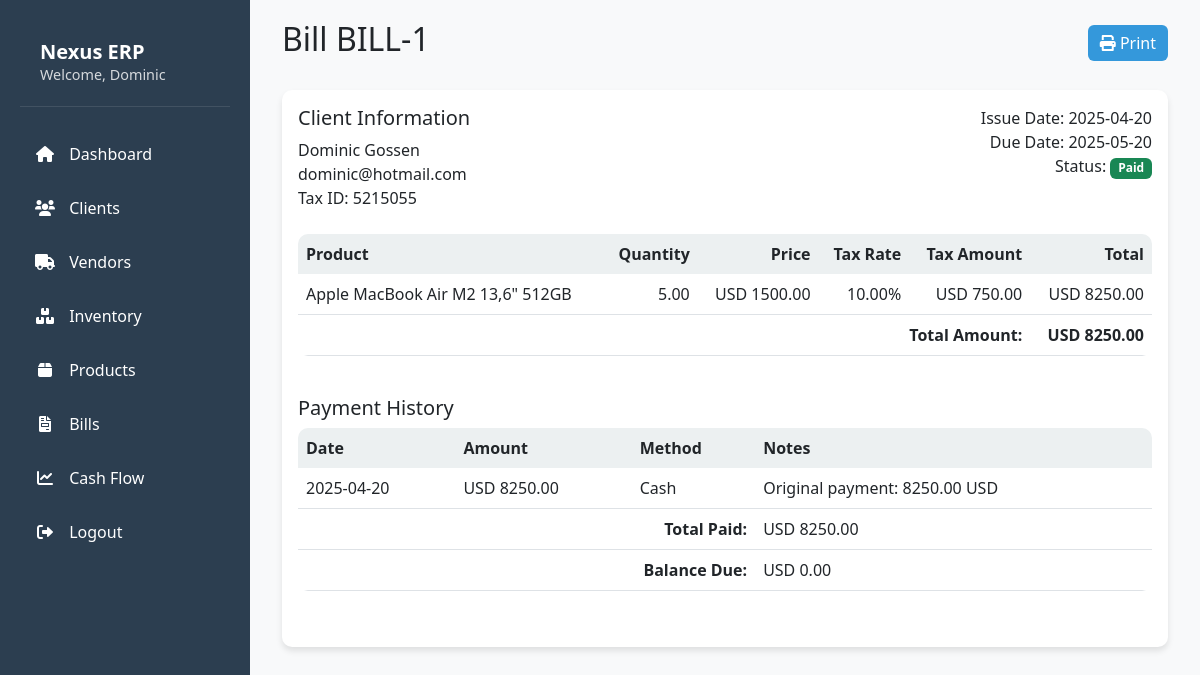
The app's page /bill/1 (signed in), older data.
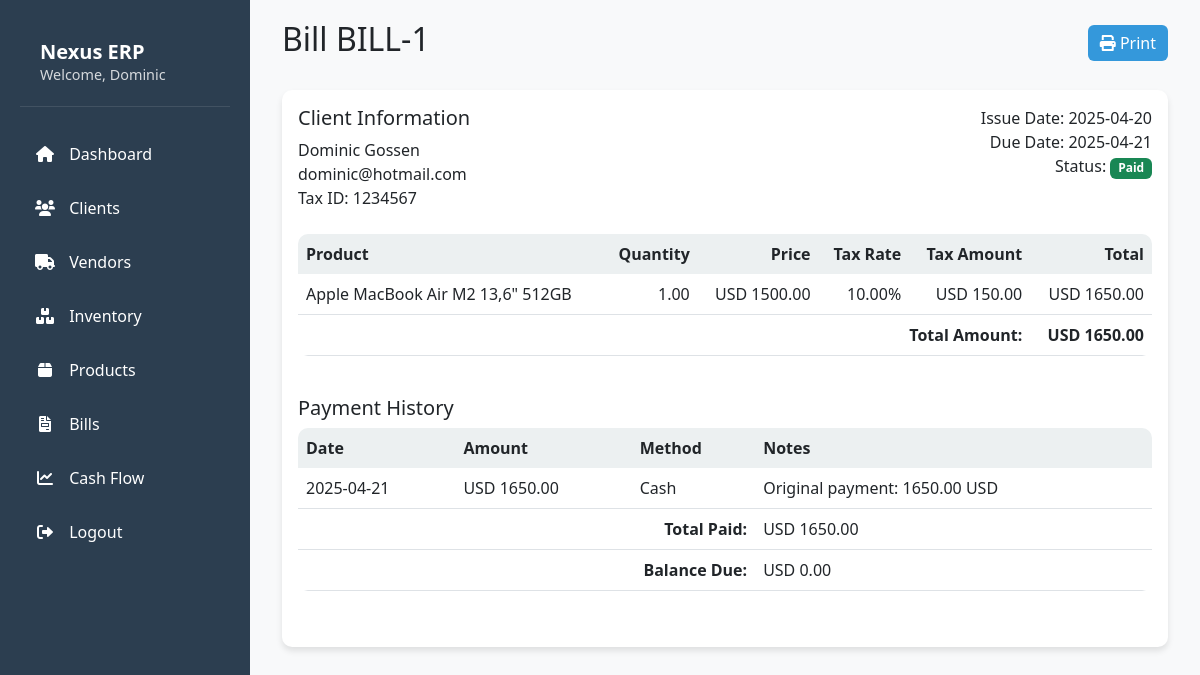
The same page, newer data.
### models.py (models this page shows, shortened)
class Client(db.Model):
    __tablename__ = 'client'
    id = db.Column(db.Integer, primary_key=True)
    user_id = db.Column(db.Integer, db.ForeignKey('user.id'), nullable=True)
    name = db.Column(db.String(100), nullable=False)
    email = db.Column(db.String(100), nullable=False)
    tax_id = db.Column(db.String(50))
    payment_terms = db.Column(db.String(50))
    notes = db.Column(db.Text)
    created_at = db.Column(db.DateTime, default=datetime.utcnow)
    updated_at = db.Column(db.DateTime, default=datetime.utcnow, onupdate=datetime.utcnow)
    tags = db.relationship('Tag', secondary=client_tag, backref='clients', lazy=True)
    contacts = db.relationship('Contact', backref='client', lazy=True)

class Bill(db.Model):
    __tablename__ = 'bills'
    id = db.Column(db.Integer, primary_key=True)
    user_id = db.Column(db.Integer, db.ForeignKey('user.id'), nullable=False)
    client_id = db.Column(db.Integer, db.ForeignKey('client.id'), nullable=False)
    vendor_id = db.Column(db.Integer, db.ForeignKey('vendors.id'), nullable=True)
    bill_number = db.Column(db.String(50), unique=True)
    issue_date = db.Column(db.Date, nullable=False)
    due_date = db.Column(db.Date, nullable=False)
    total_amount = db.Column(db.Numeric(10, 2), nullable=False)
    paid_amount = db.Column(db.Numeric(10, 2))
    currency = db.Column(db.String(3), default='PYG')
    status = db.Column(db.String(20), default='Pending')  # Pending, Partially Paid, Paid
    notes = db.Column(db.Text)
    paid_date = db.Column(db.Date)
    created_at = db.Column(db.DateTime, default=datetime.utcnow)
    updated_at = db.Column(db.DateTime, default=datetime.utcnow, onupdate=datetime.utcnow)
    client = db.relationship('Client', backref='client_bills')
    vendor = db.relationship('Vendor', backref='vendor_bills')
    items = db.relationship('BillItem', backref='parent_bill', cascade='all, delete-orphan')
    payments = db.relationship('Payment', backref='bill', cascade='all, delete-orphan')

class BillItem(db.Model):
    __tablename__ = 'bill_items'
    id = db.Column(db.Integer, primary_key=True)
    bill_id = db.Column(db.Integer, db.ForeignKey('bills.id'), nullable=False)
    product_id = db.Column(db.Integer, db.ForeignKey('products.id'), nullable=False)
    quantity = db.Column(db.Numeric(10, 2), nullable=False)
    price = db.Column(db.Numeric(10, 2), nullable=False)
    tax_rate = db.Column(db.Numeric(5, 2), default=0)
    created_at = db.Column(db.DateTime, default=datetime.utcnow)
    bill = db.relationship('Bill', backref='bill_items')

class Payment(db.Model):
    __tablename__ = 'payments'
    id = db.Column(db.Integer, primary_key=True)
    bill_id = db.Column(db.Integer, db.ForeignKey('bills.id'), nullable=False)
    amount = db.Column(db.Numeric(10, 2), nullable=False)
    original_amount = db.Column(db.Numeric(10, 2), nullable=True)
    original_currency = db.Column(db.String(3), nullable=True)
    payment_date = db.Column(db.Date, nullable=False)
    payment_method = db.Column(db.String(50), nullable=False)
    notes = db.Column(db.Text)
    created_at = db.Column(db.DateTime, default=datetime.utcnow)
    updated_at = db.Column(db.DateTime, default=datetime.utcnow, onupdate=datetime.utcnow)

class Product(db.Model):
    __tablename__ = 'products'
    id = db.Column(db.Integer, primary_key=True)
    user_id = db.Column(db.Integer, db.ForeignKey('user.id'), nullable=False)
    sku = db.Column(db.String(50), unique=True, nullable=False)
    name = db.Column(db.String(100), nullable=False)
    description = db.Column(db.Text)
    category = db.Column(db.String(100), nullable=False)
    buying_date = db.Column(db.Date, nullable=False)
    unit = db.Column(db.String(20), nullable=False, default='piece')
    purchase_price = db.Column(db.Float, nullable=False)
    sell_price = db.Column(db.Float, nullable=False)
    stock_qty = db.Column(db.Float, nullable=False, default=0)
    min_stock = db.Column(db.Float, nullable=False, default=0)
    max_stock = db.Column(db.Float, nullable=False, default=0)
    tax_rate = db.Column(db.Float, default=0.0)
    created_at = db.Column(db.DateTime, default=datetime.utcnow)
    updated_at = db.Column(db.DateTime, default=datetime.utcnow, onupdate=datetime.utcnow)
    stock_movements = db.relationship('StockMovement', backref='product', lazy=True, cascade='all, delete-orphan')
    inventory_adjustments = db.relationship('InventoryAdjustment', backref='product', lazy=True, cascade='all, delete-orphan')
    bill_items = db.relationship('BillItem', backref='product', lazy=True)

### app.py (the view)
@app.route('/bill/<int:bill_id>')
@login_required
def bill_detail(bill_id):
    bill = Bill.query.filter_by(id=bill_id, user_id=current_user.id).first_or_404()
    return render_template('bill_detail.html', bill=bill)

### app.py (called while the page is built)
@login_manager.user_loader
def load_user(user_id):
    return User.query.get(int(user_id))

### templates/bill_detail.html (shortened to what the changed rows need)
{% extends "base.html" %}
{% block content %}
<div class="container-fluid">
    <div class="row mb-4">
        <div class="col-12">
            <div class="d-flex justify-content-between align-items-center">
                <h2>Bill {{ bill.bill_number }}</h2>
                <div class="btn-group">
                    <button class="btn btn-primary" onclick="window.print()">
                    </button>
                </div>
            </div>
        </div>
    </div>
    <div class="row">
        <div class="col-12">
            <div class="card">
                <div class="card-body">
                    <div class="row mb-4">
                        <div class="col-md-6">
                            <h5>Client Information</h5>
                            <div>{{ bill.client.name }}</div>
                            <div>{{ bill.client.email }}</div>
                            {% if bill.client.tax_id %}
                            <div>Tax ID: {{ bill.client.tax_id }}</div>
                            {% endif %}
                        </div>
                        <div class="col-md-6 text-md-end">
                            <div>Issue Date: {{ bill.issue_date.strftime('%Y-%m-%d') }}</div>
                            <div>Due Date: {{ bill.due_date.strftime('%Y-%m-%d') }}</div>
                            <div>Status:
                                <span class="badge bg-{{ 'success' if bill.status == 'Paid' else 'warning' }}">
                                    {{ bill.status }}
                                </span>
                            </div>
                        </div>
                    </div>
                    <div class="table-responsive mb-4">
                        <table class="table">
                            <thead>
                                <tr>
                                    <th>Product</th>
                                    <th class="text-end">Quantity</th>
                                    <th class="text-end">Price</th>
                                    <th class="text-end">Tax Rate</th>
                                    <th class="text-end">Tax Amount</th>
                                    <th class="text-end">Total</th>
                                </tr>
                            </thead>
                            <tbody>
                                {% for item in bill.items %}
                                <tr>
                                    <td>{{ item.product.name }}</td>
                                    <td class="text-end">{{ item.quantity }}</td>
                                    <td class="text-end">{{ bill.currency }} {{ "%.2f"|format(item.price) }}</td>
                                    <td class="text-end">{{ "%.2f"|format(item.tax_rate) }}%</td>
                                    <td class="text-end">{{ bill.currency }} {{ "%.2f"|format(item.quantity * item.price * (item.tax_rate / 100)) }}</td>
                                    <td class="text-end">{{ bill.currency }} {{ "%.2f"|format(item.quantity * item.price * (1 + item.tax_rate / 100)) }}</td>
                                </tr>
                                {% endfor %}
                            </tbody>
                            <tfoot>
                                <tr>
                                    <td colspan="5" class="text-end fw-bold">Total Amount:</td>
                                    <td class="text-end fw-bold">{{ bill.currency }} {{ "%.2f"|format(bill.total_amount) }}</td>
                                </tr>
                            </tfoot>
                        </table>
                    </div>
                    <div class="mb-4">
                        <div class="table-responsive">
                            <table class="table">
                                <thead>
                                    <tr>
                                        <th>Date</th>
                                        <th>Amount</th>
                                        <th>Method</th>
                                        <th>Notes</th>
                                    </tr>
                                </thead>
                                <tbody>
                                    {% for payment in bill.payments %}
                                    <tr>
                                        <td>{{ payment.payment_date.strftime('%Y-%m-%d') }}</td>
                                        <td>{{ bill.currency }} {{ "%.2f"|format(payment.amount) }}</td>
                                        <td>{{ payment.payment_method }}</td>
                                        <td>{{ payment.notes or '' }}</td>
                                    </tr>
                                    {% endfor %}
                                </tbody>
                                <tfoot>
                                    <tr>
                                        <td colspan="3" class="text-end fw-bold">Total Paid:</td>
                                        <td>{{ bill.currency }} {{ "%.2f"|format(bill.paid_amount or 0) }}</td>
                                    </tr>
                                    <tr>
                                        <td colspan="3" class="text-end fw-bold">Balance Due:</td>
                                        <td>{{ bill.currency }} {{ "%.2f"|format(bill.total_amount - (bill.paid_amount or 0)) }}</td>
                                    </tr>
                                </tfoot>
                            </table>
                        </div>
                    </div>
                </div>
            </div>
        </div>
    </div>
</div>
{% endblock %}

Row changes from the older to the newer data that the page shows:
changed Bill "BILL-1": due_date "2025-05-20" → "2025-04-21"; total_amount "8250.00" → "1650.00"; paid_amount "8250.00" → "1650.00"
changed Client "Dominic Gossen": client.tax_id "5215055" → "1234567"
changed BillItem "Apple MacBook Air M2 13,6\" 512GB": quantity "5.00" → "1.00"; item.quantity*item.price*(item.tax_rate/100) "750.00" → "150.00"; item.quantity*item.price*(1+item.tax_rate/100) "8250.00" → "1650.00"
changed Payment "Cash": payment_date "2025-04-20" → "2025-04-21"; amount "8250.00" → "1650.00"; notes "Original payment: 8250.00 USD" → "Original payment: 1650.00 USD"
